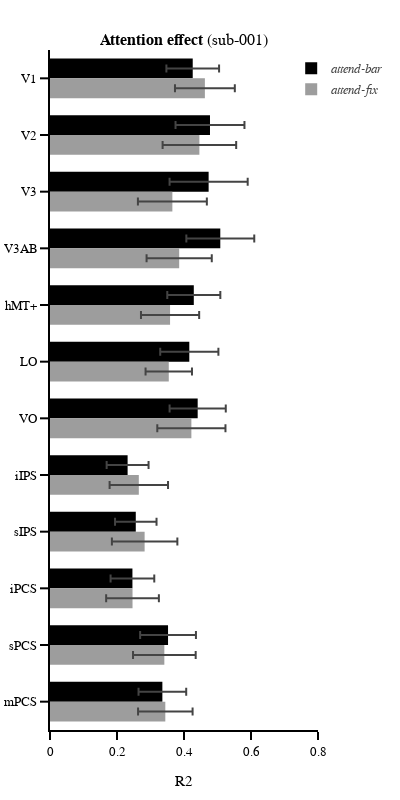
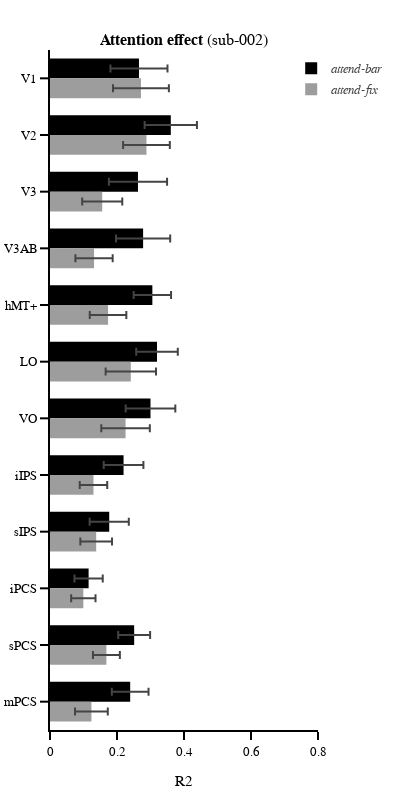
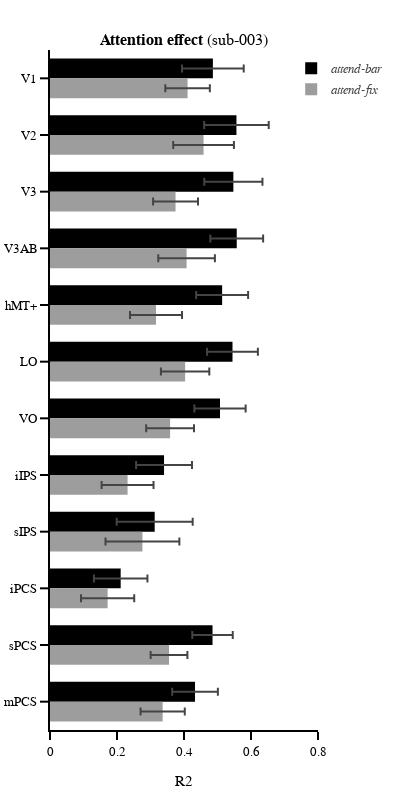
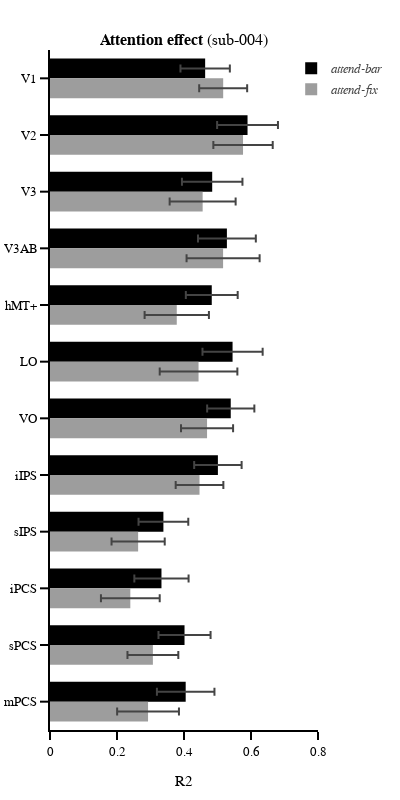

Here is the notebook cell these charts were saved with, in order:
### Code cell
# General figure settings
template_specs = dict(  axes_color="rgba(0, 0, 0, 1)",
                        axes_width=2,
                        axes_font_size=13,
                        bg_col="rgba(255, 255, 255, 1)",
                        font='Arial',
                        title_font_size=15,
                        plot_width=1.5)
fig_template = plotly_template(template_specs)

y_range_stair = [0,15]
y_range_perf = [0,1]
ab_line_col = "rgba(0, 0, 0, 1)"
af_line_col = "rgba(157, 157, 157, 1)"
ab_area_col = "rgba(0, 0, 0, 0.3)"
af_area_col = "rgba(157, 157, 157, 0.3)"

# Subplot settings
rows, cols = 1, 1
fig_height, fig_width = 800,400
column_widths,row_heights = [1],[1]
sb_specs = [[{}]]
hovertemplate_task = 'ROI: %{y}<br>' + 'R2: %{x:1.2f}'

for subject in subjects_plot:
    subplot_titles = ['<b>Attention effect</b> ({})'.format(subject)]

    fig = make_subplots(rows=rows, cols=cols, specs=sb_specs, print_grid=False, vertical_spacing=0.15, horizontal_spacing=0.05, 
                    column_widths=column_widths, row_heights=row_heights,  subplot_titles=subplot_titles)
    
    # Get Data
    tsv_dir = '{}/{}/prf/tsv'.format(pp_dir, subject)
    af_fn = "{}/{}_task-FullScreenAttendFix_prf_threshold_par.tsv".format(tsv_dir,subject)
    ab_fn = "{}/{}_task-FullScreenAttendBar_prf_threshold_par.tsv".format(tsv_dir,subject)
    af_df = pd.read_csv(af_fn, sep="\t")
    ab_df = pd.read_csv(ab_fn, sep="\t")
    
    if subject == 'group':
        x_af, x_ab = af_df.groupby(level=0).r2.mean(), ab_df.groupby(level=0).r2.mean()
        x_af_eb, x_ab_eb = af_df.groupby(level=0).r2.sem(), ab_df.groupby(level=0).r2.sem()
        eb_end = 'sem'
    else:
        # filter data based on best 250 voxels
        af_df = af_df[(af_df.rank_r2<=best_voxels_num)]
        ab_df = ab_df[(ab_df.rank_r2<=best_voxels_num)]
        
        x_af, x_ab = af_df.groupby('roi').r2.mean(), ab_df.groupby('roi').r2.mean()
        x_af_eb, x_ab_eb = af_df.groupby('roi').r2.std(), ab_df.groupby('roi').r2.std()
        eb_end = 'std'
    
    # bar plot
    fig.append_trace(go.Bar(y=rois, x=x_ab, orientation='h',
                            showlegend=True, legendgroup='attend-bar', name='<i>attend-bar<i>', 
                            marker_color=ab_line_col, hovertemplate=hovertemplate_task,
                            error_x_type='data', error_x_symmetric=False, error_x_array=x_ab_eb, error_x_arrayminus=x_ab_eb),row=1, col=1)
    
    fig.append_trace(go.Bar(y=rois, x=x_af, orientation='h',
                            showlegend=True, legendgroup='attend-fix', name='<i>attend-fix<i>', 
                            marker_color=af_line_col, hovertemplate=hovertemplate_task,
                            error_x_type='data', error_x_symmetric=False, error_x_array=x_af_eb, error_x_arrayminus=x_af_eb),row=1, col=1)
    # set axis
    for row in np.arange(rows):
        for col in np.arange(cols):
            fig.update_xaxes(visible=True, ticklen=8, linewidth=template_specs['axes_width'], row=row+1, col=col+1)
            fig.update_yaxes(visible=True, ticklen=8, linewidth=template_specs['axes_width'], row=row+1, col=col+1, autorange='reversed')

    # set figure
    fig.layout.update(xaxis_range =[0,0.8], xaxis_title='R2', xaxis_dtick=0.2,
                      yaxis_title='',bargap=0.30,
                      template=fig_template, width=fig_width, height=fig_height, margin_l=50, margin_r=20, margin_t=50, margin_b=70,
                      legend_yanchor='top', 
                      legend_y=0.995, legend_xanchor='left', legend_x=0.9, legend_bgcolor='rgba(255,255,255,0)', legend_tracegroupgap=1)
    
    # show and save figure
    fig.show(config={"displayModeBar": False})
    fig.write_image("{}/{}_attcmp.pdf".format(tsv_dir, subject))
    fig.write_html("{}/{}_attcmp.html".format(tsv_dir, subject),config={"displayModeBar": False})

### Figure 1 — Plotly figure (JSON) as saved in the notebook; plotly's stock layout.template omitted (floating-point values rounded to 4 significant figures)
{"data": [{"error_x": {"array": [0.07863, 0.1029, 0.1166, 0.1014, 0.07918, 0.08682, 0.08385, 0.06255, 0.06192, 0.0652, 0.08328, 0.07116], "arrayminus": [0.07863, 0.1029, 0.1166, 0.1014, 0.07918, 0.08682, 0.08385, 0.06255, 0.06192, 0.0652, 0.08328, 0.07116], "symmetric": false, "type": "data"}, "hovertemplate": "ROI: %{y}<br>R2: %{x:1.2f}", "legendgroup": "attend-bar", "marker": {"color": "rgba(0, 0, 0, 1)"}, "name": "<i>attend-bar<i>", "orientation": "h", "showlegend": true, "type": "bar", "x": [0.4261, 0.4776, 0.4735, 0.5084, 0.4293, 0.4159, 0.4408, 0.2317, 0.2561, 0.2461, 0.3524, 0.3354], "xaxis": "x", "y": ["V1", "V2", "V3", "V3AB", "hMT+", "LO", "VO", "iIPS", "sIPS", "iPCS", "sPCS", "mPCS"], "yaxis": "y"}, {"error_x": {"array": [0.08933, 0.1098, 0.1029, 0.0973, 0.08685, 0.06924, 0.1018, 0.0872, 0.09772, 0.0787, 0.09353, 0.08139], "arrayminus": [0.08933, 0.1098, 0.1029, 0.0973, 0.08685, 0.06924, 0.1018, 0.0872, 0.09772, 0.0787, 0.09353, 0.08139], "symmetric": false, "type": "data"}, "hovertemplate": "ROI: %{y}<br>R2: %{x:1.2f}", "legendgroup": "attend-fix", "marker": {"color": "rgba(157, 157, 157, 1)"}, "name": "<i>attend-fix<i>", "orientation": "h", "showlegend": true, "type": "bar", "x": [0.4624, 0.446, 0.3653, 0.3856, 0.3584, 0.3545, 0.422, 0.2651, 0.2825, 0.2463, 0.3413, 0.3442], "xaxis": "x", "y": ["V1", "V2", "V3", "V3AB", "hMT+", "LO", "VO", "iIPS", "sIPS", "iPCS", "sPCS", "mPCS"], "yaxis": "y"}], "layout": {"annotations": [{"font": {"size": 16}, "showarrow": false, "text": "<b>Attention effect</b> (sub-001)", "x": 0.5, "xanchor": "center", "xref": "paper", "y": 1, "yanchor": "bottom", "yref": "paper"}], "bargap": 0.3, "height": 800, "legend": {"bgcolor": "rgba(255,255,255,0)", "tracegroupgap": 1, "x": 0.9, "xanchor": "left", "y": 0.995, "yanchor": "top"}, "margin": {"b": 70, "l": 50, "r": 20, "t": 50}, "width": 400, "xaxis": {"anchor": "y", "domain": [0, 1], "dtick": 0.2, "linewidth": 2, "range": [0, 0.8], "ticklen": 8, "title": {"text": "R2"}, "type": "linear", "visible": true}, "yaxis": {"anchor": "x", "autorange": true, "domain": [0, 1], "linewidth": 2, "range": [11.5, -0.5], "ticklen": 8, "title": {"text": ""}, "type": "category", "visible": true}}}

### Figure 2 — Plotly figure (JSON) as saved in the notebook; plotly's stock layout.template omitted (floating-point values rounded to 4 significant figures)
{"data": [{"error_x": {"array": [0.08513, 0.07804, 0.08687, 0.08083, 0.05579, 0.06204, 0.07407, 0.05924, 0.05841, 0.04216, 0.04763, 0.05475], "arrayminus": [0.08513, 0.07804, 0.08687, 0.08083, 0.05579, 0.06204, 0.07407, 0.05924, 0.05841, 0.04216, 0.04763, 0.05475], "symmetric": false, "type": "data"}, "hovertemplate": "ROI: %{y}<br>R2: %{x:1.2f}", "legendgroup": "attend-bar", "marker": {"color": "rgba(0, 0, 0, 1)"}, "name": "<i>attend-bar<i>", "orientation": "h", "showlegend": true, "type": "bar", "x": [0.2656, 0.3606, 0.2626, 0.2779, 0.3056, 0.3194, 0.3, 0.2196, 0.1768, 0.1153, 0.2512, 0.2394], "xaxis": "x", "y": ["V1", "V2", "V3", "V3AB", "hMT+", "LO", "VO", "iIPS", "sIPS", "iPCS", "sPCS", "mPCS"], "yaxis": "y"}, {"error_x": {"array": [0.08334, 0.06973, 0.05979, 0.05562, 0.05456, 0.07515, 0.07246, 0.04104, 0.04728, 0.03633, 0.04018, 0.04887], "arrayminus": [0.08334, 0.06973, 0.05979, 0.05562, 0.05456, 0.07515, 0.07246, 0.04104, 0.04728, 0.03633, 0.04018, 0.04887], "symmetric": false, "type": "data"}, "hovertemplate": "ROI: %{y}<br>R2: %{x:1.2f}", "legendgroup": "attend-fix", "marker": {"color": "rgba(157, 157, 157, 1)"}, "name": "<i>attend-fix<i>", "orientation": "h", "showlegend": true, "type": "bar", "x": [0.2715, 0.288, 0.1559, 0.1315, 0.1733, 0.2412, 0.2255, 0.1298, 0.1379, 0.09953, 0.1684, 0.1236], "xaxis": "x", "y": ["V1", "V2", "V3", "V3AB", "hMT+", "LO", "VO", "iIPS", "sIPS", "iPCS", "sPCS", "mPCS"], "yaxis": "y"}], "layout": {"annotations": [{"font": {"size": 16}, "showarrow": false, "text": "<b>Attention effect</b> (sub-002)", "x": 0.5, "xanchor": "center", "xref": "paper", "y": 1, "yanchor": "bottom", "yref": "paper"}], "bargap": 0.3, "height": 800, "legend": {"bgcolor": "rgba(255,255,255,0)", "tracegroupgap": 1, "x": 0.9, "xanchor": "left", "y": 0.995, "yanchor": "top"}, "margin": {"b": 70, "l": 50, "r": 20, "t": 50}, "width": 400, "xaxis": {"anchor": "y", "domain": [0, 1], "dtick": 0.2, "linewidth": 2, "range": [0, 0.8], "ticklen": 8, "title": {"text": "R2"}, "type": "linear", "visible": true}, "yaxis": {"anchor": "x", "autorange": true, "domain": [0, 1], "linewidth": 2, "range": [11.5, -0.5], "ticklen": 8, "title": {"text": ""}, "type": "category", "visible": true}}}

### Figure 3 — Plotly figure (JSON) as saved in the notebook; plotly's stock layout.template omitted (floating-point values rounded to 4 significant figures)
{"data": [{"error_x": {"array": [0.09207, 0.09636, 0.08683, 0.07877, 0.07751, 0.0758, 0.07649, 0.08343, 0.1134, 0.07988, 0.0604, 0.0682], "arrayminus": [0.09207, 0.09636, 0.08683, 0.07877, 0.07751, 0.0758, 0.07649, 0.08343, 0.1134, 0.07988, 0.0604, 0.0682], "symmetric": false, "type": "data"}, "hovertemplate": "ROI: %{y}<br>R2: %{x:1.2f}", "legendgroup": "attend-bar", "marker": {"color": "rgba(0, 0, 0, 1)"}, "name": "<i>attend-bar<i>", "orientation": "h", "showlegend": true, "type": "bar", "x": [0.4862, 0.5566, 0.5474, 0.5574, 0.5139, 0.5448, 0.5075, 0.3404, 0.3125, 0.211, 0.4851, 0.4329], "xaxis": "x", "y": ["V1", "V2", "V3", "V3AB", "hMT+", "LO", "VO", "iIPS", "sIPS", "iPCS", "sPCS", "mPCS"], "yaxis": "y"}, {"error_x": {"array": [0.06648, 0.0906, 0.067, 0.08451, 0.07758, 0.07223, 0.07137, 0.07749, 0.1102, 0.07941, 0.05483, 0.066], "arrayminus": [0.06648, 0.0906, 0.067, 0.08451, 0.07758, 0.07223, 0.07137, 0.07749, 0.1102, 0.07941, 0.05483, 0.066], "symmetric": false, "type": "data"}, "hovertemplate": "ROI: %{y}<br>R2: %{x:1.2f}", "legendgroup": "attend-fix", "marker": {"color": "rgba(157, 157, 157, 1)"}, "name": "<i>attend-fix<i>", "orientation": "h", "showlegend": true, "type": "bar", "x": [0.4107, 0.4584, 0.3748, 0.4077, 0.3165, 0.4033, 0.3584, 0.2315, 0.2759, 0.172, 0.3553, 0.3363], "xaxis": "x", "y": ["V1", "V2", "V3", "V3AB", "hMT+", "LO", "VO", "iIPS", "sIPS", "iPCS", "sPCS", "mPCS"], "yaxis": "y"}], "layout": {"annotations": [{"font": {"size": 16}, "showarrow": false, "text": "<b>Attention effect</b> (sub-003)", "x": 0.5, "xanchor": "center", "xref": "paper", "y": 1, "yanchor": "bottom", "yref": "paper"}], "bargap": 0.3, "height": 800, "legend": {"bgcolor": "rgba(255,255,255,0)", "tracegroupgap": 1, "x": 0.9, "xanchor": "left", "y": 0.995, "yanchor": "top"}, "margin": {"b": 70, "l": 50, "r": 20, "t": 50}, "width": 400, "xaxis": {"anchor": "y", "domain": [0, 1], "dtick": 0.2, "linewidth": 2, "range": [0, 0.8], "ticklen": 8, "title": {"text": "R2"}, "type": "linear", "visible": true}, "yaxis": {"anchor": "x", "autorange": true, "domain": [0, 1], "linewidth": 2, "range": [11.5, -0.5], "ticklen": 8, "title": {"text": ""}, "type": "category", "visible": true}}}

### Figure 4 — Plotly figure (JSON) as saved in the notebook; plotly's stock layout.template omitted (floating-point values rounded to 4 significant figures)
{"data": [{"error_x": {"array": [0.0737, 0.09081, 0.0903, 0.08635, 0.0774, 0.08979, 0.07044, 0.0708, 0.07425, 0.08094, 0.07774, 0.08586], "arrayminus": [0.0737, 0.09081, 0.0903, 0.08635, 0.0774, 0.08979, 0.07044, 0.0708, 0.07425, 0.08094, 0.07774, 0.08586], "symmetric": false, "type": "data"}, "hovertemplate": "ROI: %{y}<br>R2: %{x:1.2f}", "legendgroup": "attend-bar", "marker": {"color": "rgba(0, 0, 0, 1)"}, "name": "<i>attend-bar<i>", "orientation": "h", "showlegend": true, "type": "bar", "x": [0.4632, 0.5897, 0.4842, 0.5281, 0.4829, 0.545, 0.5396, 0.5012, 0.3385, 0.3327, 0.4016, 0.405], "xaxis": "x", "y": ["V1", "V2", "V3", "V3AB", "hMT+", "LO", "VO", "iIPS", "sIPS", "iPCS", "sPCS", "mPCS"], "yaxis": "y"}, {"error_x": {"array": [0.07159, 0.08862, 0.09849, 0.109, 0.09599, 0.1159, 0.07772, 0.07115, 0.07939, 0.08772, 0.0759, 0.09226], "arrayminus": [0.07159, 0.08862, 0.09849, 0.109, 0.09599, 0.1159, 0.07772, 0.07115, 0.07939, 0.08772, 0.0759, 0.09226], "symmetric": false, "type": "data"}, "hovertemplate": "ROI: %{y}<br>R2: %{x:1.2f}", "legendgroup": "attend-fix", "marker": {"color": "rgba(157, 157, 157, 1)"}, "name": "<i>attend-fix<i>", "orientation": "h", "showlegend": true, "type": "bar", "x": [0.517, 0.5762, 0.4557, 0.5167, 0.3784, 0.4434, 0.4688, 0.4463, 0.2631, 0.2398, 0.3071, 0.2927], "xaxis": "x", "y": ["V1", "V2", "V3", "V3AB", "hMT+", "LO", "VO", "iIPS", "sIPS", "iPCS", "sPCS", "mPCS"], "yaxis": "y"}], "layout": {"annotations": [{"font": {"size": 16}, "showarrow": false, "text": "<b>Attention effect</b> (sub-004)", "x": 0.5, "xanchor": "center", "xref": "paper", "y": 1, "yanchor": "bottom", "yref": "paper"}], "bargap": 0.3, "height": 800, "legend": {"bgcolor": "rgba(255,255,255,0)", "tracegroupgap": 1, "x": 0.9, "xanchor": "left", "y": 0.995, "yanchor": "top"}, "margin": {"b": 70, "l": 50, "r": 20, "t": 50}, "width": 400, "xaxis": {"anchor": "y", "domain": [0, 1], "dtick": 0.2, "linewidth": 2, "range": [0, 0.8], "ticklen": 8, "title": {"text": "R2"}, "type": "linear", "visible": true}, "yaxis": {"anchor": "x", "autorange": true, "domain": [0, 1], "linewidth": 2, "range": [11.5, -0.5], "ticklen": 8, "title": {"text": ""}, "type": "category", "visible": true}}}
